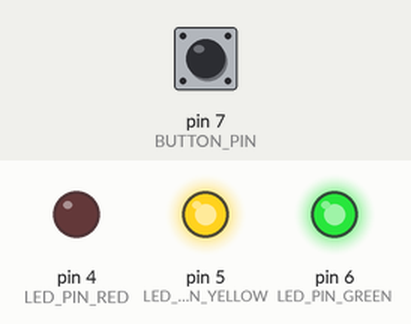
Recording of a sketch running on a simulated Arduino Uno, built with avr-gcc and run on an emulated ATmega328P. Parts: output pins drawn as LEDs (lit = HIGH). The test bench sets the inputs (shaded band); at power-on: pin 7 (BUTTON_PIN) HIGH.

Above: at 1.2 s.
1.3 s: pin 7 (BUTTON_PIN) pulled LOW for 0.15 s
At 5.6 s:
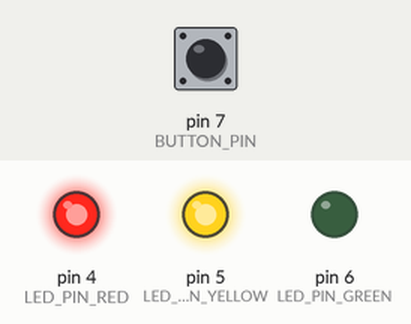
7.4 s: pin 7 (BUTTON_PIN) pulled LOW for 3.2 s
At 16.4 s:
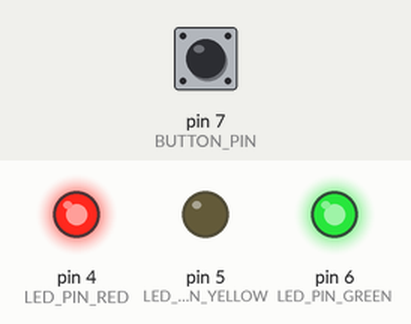
Timing chart, 0 to 19.6 s (numbered marks = the images above; inputs shaded):
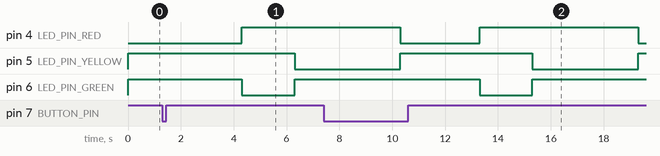

The sketch:

TrafficLights.ino
```cpp
const int BUTTON_PIN = 7;
const int LED_PIN_RED = 4;
const int LED_PIN_YELLOW = 5;
const int LED_PIN_GREEN = 6;
bool buttonState = false;

void setup()
{
  pinMode(LED_PIN_RED, OUTPUT);
  pinMode(LED_PIN_YELLOW, OUTPUT);
  pinMode(LED_PIN_GREEN, OUTPUT);
  pinMode(BUTTON_PIN, INPUT);
  digitalWrite(LED_PIN_RED, HIGH);
  digitalWrite(LED_PIN_GREEN, HIGH);
  digitalWrite(LED_PIN_YELLOW, HIGH);
}

void loop()
{
  buttonState = digitalRead(BUTTON_PIN);
digitalWrite(LED_PIN_RED, LOW);
    digitalWrite(LED_PIN_GREEN, HIGH);
    digitalWrite(LED_PIN_YELLOW, HIGH);
  if (buttonState == LOW)
  {

    delay(3000);
    digitalWrite(LED_PIN_GREEN, LOW);
    digitalWrite(LED_PIN_RED, HIGH);

    digitalWrite(LED_PIN_YELLOW, HIGH);
    delay(2000);
    digitalWrite(LED_PIN_YELLOW, LOW);
    digitalWrite(LED_PIN_RED, HIGH);
    digitalWrite(LED_PIN_GREEN, HIGH);
    delay(4000);
    ;
  }
}
```

Measured:
- after the input at 1.3 s, pin 4 (LED_PIN_RED): LOW → HIGH after 3.0 s; pin 5 (LED_PIN_YELLOW): HIGH → LOW after 5.0 s; pin 6 (LED_PIN_GREEN): HIGH → LOW after 3.0 s, → HIGH 2.0 s later
- after the input at 7.4 s, pin 6 (LED_PIN_GREEN): HIGH → LOW after 5.9 s, → HIGH 2.0 s later
